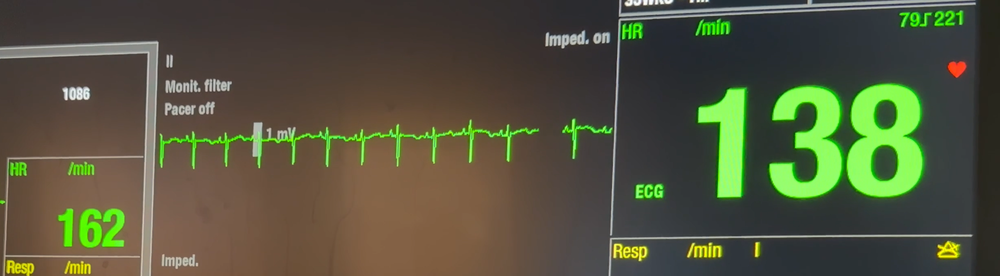
#> input picture captureGe0.png, 1000 x 276 px, shrunk from 2408 x 664 before the run, found by its file name
$ python getest1.py
#> lines starting #> are read from the running program, lines starting #| are printed output that depends on the picture; after the words box and inside, x2 and y2 are one past the last pixel; in counts of white or black regions, pixels touching at a corner belong together; long printed decimals are rounded
import cv2
import numpy as np

# ===== Parameters you may tweak =====
#image_path = "/home/ji541/Shared/ekg_original.png"  # <-- put full path to your PNG here
#image_path = "/home/ji541/Shared/ekg_warped1.png"  # <-- put full path to your PNG here
image_path = "/home/ji541/Shared/Takes/captureGe0.png"
output_csv = "/home/ji541/Shared/ekg_digitized2.txt"

# Edge detection parameters
blur_ksize = (5, 5)
canny_low = 50
canny_high = 150

# ====================================

# 1. Load image
img = cv2.imread(image_path)
#> img is the input picture: shape (276, 1000, 3); mean B, G, R 61.5, 84.8, 83
if img is None:
    print(f"Error: could not load image: {image_path}")
    exit(1)

gray = cv2.cvtColor(img, cv2.COLOR_BGR2GRAY)
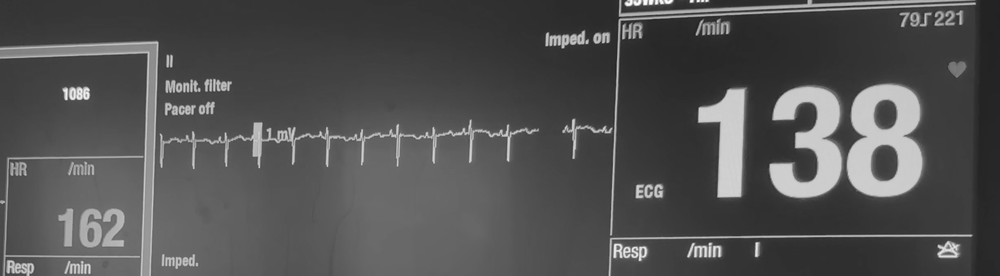
#> gray: shape (276, 1000); min 30, max 255, mean 81.6

# 2. Preprocess & edge detection
blur = cv2.GaussianBlur(gray, blur_ksize, 0)
edges = cv2.Canny(blur, canny_low, canny_high)
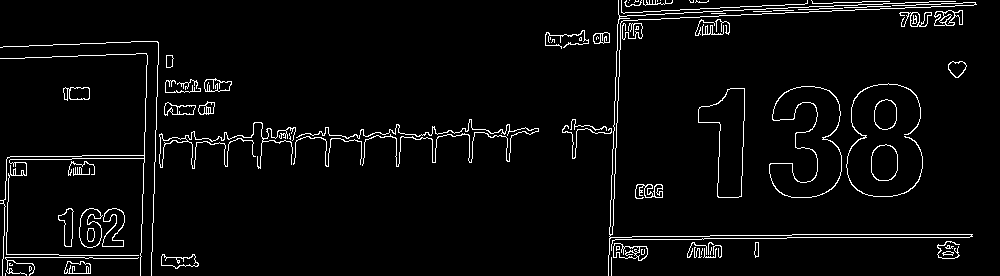
#> edges: shape (276, 1000); 3.9% white in thin lines or dots

height, width = edges.shape
#> height = 276; width = 1000

# 3. For each x column, find the y position of the ECG trace
y_positions = np.full(width, np.nan)

# Start tracking near middle of image
prev_y = height // 2
#> prev_y = 138

for x in range(width):
    column = edges[:, x]
    ys = np.where(column > 0)[0]  # rows where an edge is present

    if ys.size == 0:
        # no edge in this column; keep previous y (optional)
        y_positions[x] = np.nan
        continue

    # Choose the y closest to previous y to follow a continuous trace
    idx = np.argmin(np.abs(ys - prev_y))
    y = ys[idx]
    y_positions[x] = y
    prev_y = y
#> this loop made 1000 passes
#> (ys, idx, y, prev_y) on passes 1, 2, 15: ([47, 58, 200, 203], 2, 200, 200), ([47, 58, 200, 203], 2, 200, 200), ([46, 58, 156, 159, 162, 169, 175, 254, 257, 261, 262, 273], 2, 156, 156)

# 4. Interpolate missing values (NaNs) if any
nan_mask = np.isnan(y_positions)
if np.any(~nan_mask):  # at least some good points
    good_x = np.where(~nan_mask)[0]
#> good_x = 971 values from 0 to 976
    good_y = y_positions[good_x]
#> good_y = 971 values, max 200 at index 0, min 4 at index 968, mean 87.14
    # Linear interpolation over missing columns
    y_positions[nan_mask] = np.interp(np.where(nan_mask)[0], good_x, good_y)
else:
    print("Error: no trace detected in any column.")
    exit(1)

# 5. Convert pixel coordinates to normalized signal
# In images, y=0 is top; signals usually are plotted with up = positive.
# We'll invert and normalize to roughly [-1, 1].
y_min = np.min(y_positions)
#> y_min = 4
y_max = np.max(y_positions)
#> y_max = 200
y_center = 0.5 * (y_min + y_max)
#> y_center = 102

# Center and scale
signal = -(y_positions - y_center) / (0.5 * (y_max - y_min) + 1e-8)
#> signal = 1000 values, max 1 at index 974, min -1 at index 0, mean 0.171

# 6. Create a normalized time axis from 0 to 1
time = np.linspace(0.0, 1.0, width)
#> time = 1000 values from 0 to 1

# 7. Save to CSV: columns = time, value
data = np.column_stack((time, signal))
#> data = 1000 pairs, first value 0 to 1, second value -1 to 1
np.savetxt(output_csv, data, delimiter=",", header="time,value", comments="")

print(f"Saved digitized signal to: {output_csv}")
print("First 5 samples:")
print(data[:5, :])
#| [[ 0.         -1.        ]
#|  [ 0.001001   -1.        ]
#|  [ 0.002002   -1.        ]
#|  [ 0.003003   -1.        ]
#|  [ 0.004004   -0.9898]]

# 8. Optional: visualize overlay of detected trace on original image
overlay = img.copy()
for x in range(width):
    y = int(y_positions[x])
    cv2.circle(overlay, (x, y), 1, (0, 0, 255), -1)
#> this loop made 1000 passes
#> y on passes 1 to 3: 200, 200, 200
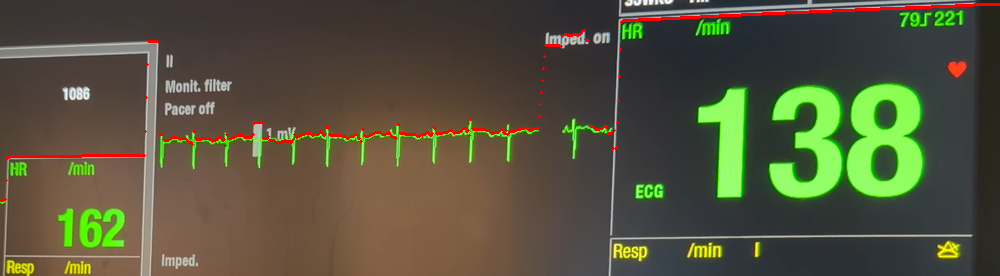
#> overlay: shape (276, 1000, 3); 1.14% of pixels changed, all inside (x1, y1, x2, y2) = (0, 3, 1000, 202)

cv2.imshow("Original", img)
cv2.imshow("Edges", edges)
cv2.imshow("Trace overlay", overlay)
cv2.waitKey(0)
cv2.destroyAllWindows()
